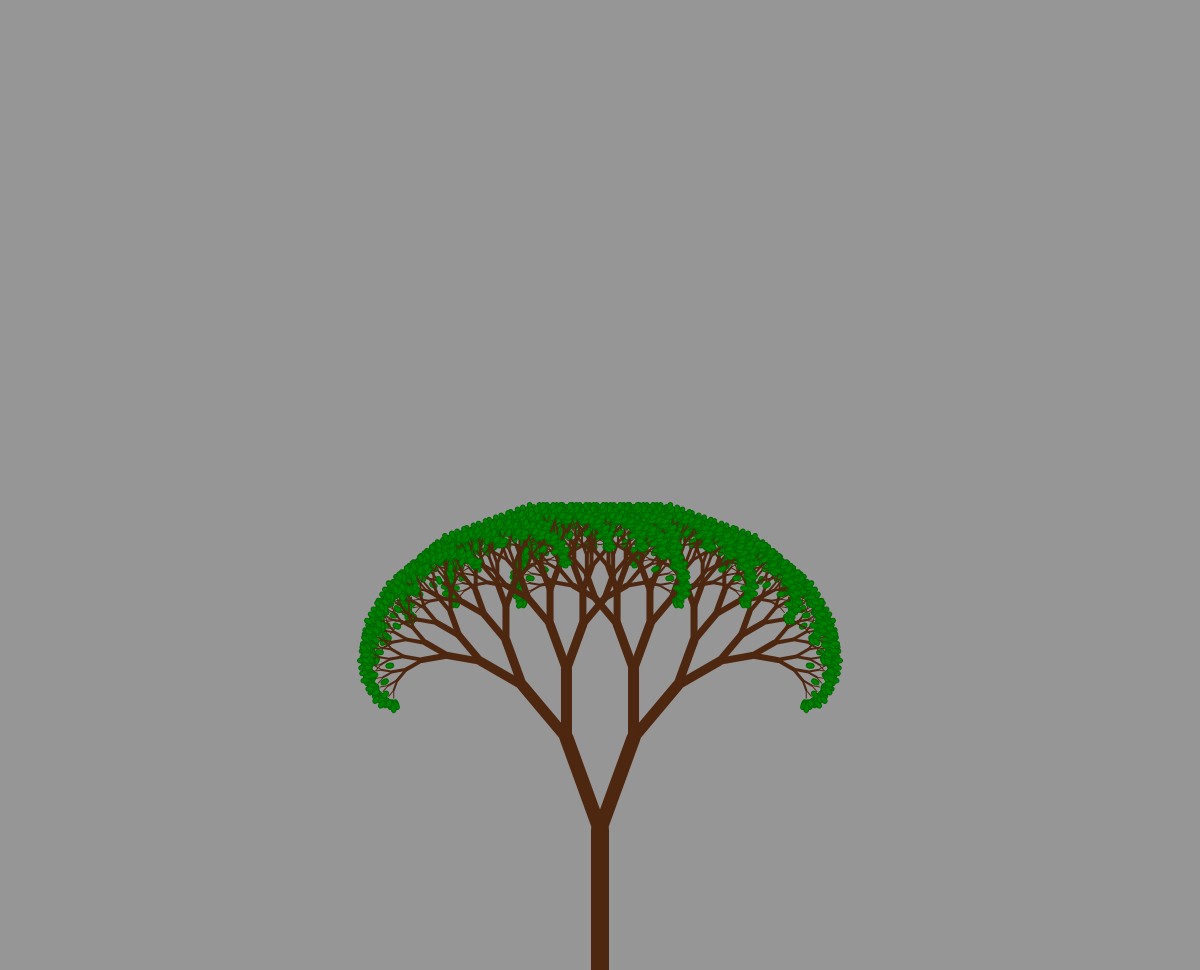
Frame 1 (no input)
Frame 60 (no input): identical to frame 1, image omitted
Frame 120 (the mouse pressed at the canvas centre since frame 60): identical to frame 1, image omitted

The p5.js sketch that drew this single still picture (run headless with seeded random() and noise() and a simulated clock; from frame 60 on, the mouse is pressed at the canvas centre):

// p5.js sketch
// ── sketch.js
var angleSlider;
var lenSlider;

function setup() {
    createCanvas(windowWidth, windowHeight-30);
    angleMode(DEGREES);
    angleSlider = createSlider(0, 60, 20, .001);
    lenSlider = createSlider(30, 200, 140, .001);
}

function draw() {
    frameRate(30);
    background(150);
    angle = angleSlider.value();
    len = lenSlider.value()
    translate(width/2, height);
    branch(len);
}

function branch(len) {
    stroke("#4e2710");
    if (len > 140) {
        strokeWeight(20);
    } else if (len > 130) {
        strokeWeight(18);
    } else if (len > 120) {
        strokeWeight(17);
    } else if (len > 110) {
        strokeWeight(16);
    } else if (len > 100) {
        strokeWeight(15);
    } else if (len > 90) {
        strokeWeight(14);
    } else if (len > 80) {
        strokeWeight(13);
    } else if (len > 70) {
        strokeWeight(12);
    } else if (len > 60) {
        strokeWeight(11);
    } else if (len > 50) {
        strokeWeight(10);
    } else if (len > 40) {
        strokeWeight(9);
    } else if (len > 35) {
        strokeWeight(8);
    } else if (len > 30) {
        strokeWeight(7);
    } else if (len > 25) {
        strokeWeight(6);
    } else if (len > 20) {
        strokeWeight(5);
    } else if (len > 16) {
        strokeWeight(4);
    } else if (len > 12) {
        strokeWeight(3);
    } else if (len > 8) {
        strokeWeight(2);
    } else if (len > 5) {
        strokeWeight(1);
    } else {
        strokeWeight(1);
    }
    if (len > 35) {
        line(0, 0, 0, -len);
        translate(0, -len);
        push();
        rotate(angle);
        branch(len * .7);
        pop();
        push();
        rotate(-angle);
        branch(len * .7);
        pop();
    } else if (len > 7) {
        line(0, 0, 0, -len);
        translate(0, -len);
        push();
        rotate(angle);
        branch(len * .75);
        drawLeaf(len);
        pop();
        push();
        rotate(-angle);
        branch(len * .75);
        drawLeaf(len);
        pop();
    } else if (len > 3) {
        drawLeaf(len);
    }
}

function drawLeaf(len) {
    push();
    fill("green");
    stroke("darkgreen");
    strokeWeight(1);
    ellipse(0, -len, 5, 8);
    pop();
}

function windowResized() {
    resizeCanvas(windowWidth, windowHeight-30);
    background(150);
}
